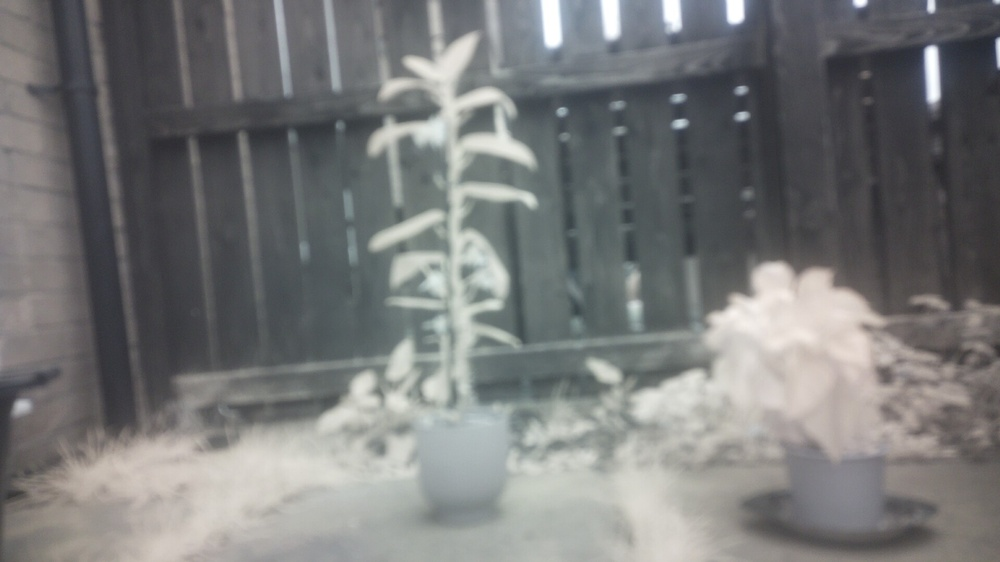
#> input picture blue_filter1.jpg, 1000 x 562 px, shrunk from 1920 x 1080 before the run
$ python AWB.py
#> lines starting #> are read from the running program, lines starting #| are printed output that depends on the picture; after the words box and inside, x2 and y2 are one past the last pixel; in counts of white or black regions, pixels touching at a corner belong together
# Program: draw_Boxes.py
# Author:
# Module:
# Email:
# Student Number:
# -----------------------------------------------------------------------------------------------------------------------------
# Code
import cv2
import numpy as np

def salvage_image(input_path, output_box_path, output_mask_path):
#> called with input_path = 'blue_filter1.jpg', output_box_path = 'salvaged_box1.jpg', output_mask_path = 'salvaged_mask1.jpg'
    print(f"Salvaging data for: {input_path}...")

    #Load original colour image and greyscale NDVI image
    img = cv2.imread(input_path)
#> img is the input picture: shape (562, 1000, 3); mean B, G, R 121.2, 121.3, 120.3
    if img is None:
        print(f"Failed to load {input_path}")
        return
    b, g, r = cv2.split(img)
    r = r.astype(float)
    b = b.astype(float)

    numerator = r - b
    denominator = (r + b) + 1e-5
    ndvi = numerator / denominator

    #Normalise to 0-255 range
    ndvi_base = ((ndvi + 1) / 2) * 255
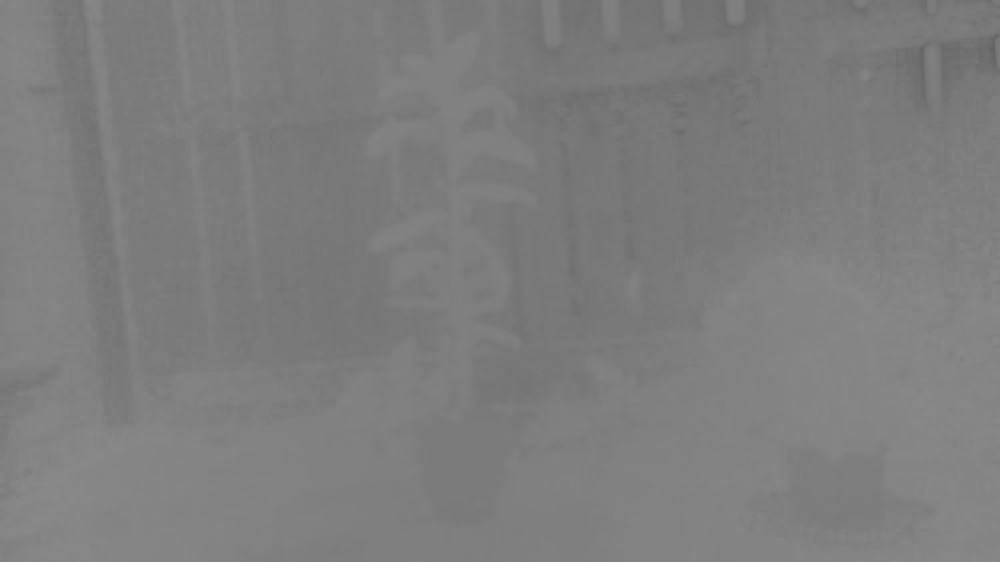
#> ndvi_base: shape (562, 1000) float64; min 97.9, max 138.2, mean 126.1
    ndvi_8bit = ndvi_base.astype(np.uint8)

    #Min-Max Contrast Stretching to remove auto white balance
    ndvi_stretched = cv2.normalize(ndvi_8bit, None, 0, 255, cv2.NORM_MINMAX)

    #Thresholding
    #Set 140 to be baselibe threshold for "alive plant"
    #Above 140 means set to 255 white and thr rest is 0 black.
    _, mask = cv2.threshold(ndvi_stretched, 200, 255, cv2.THRESH_BINARY)
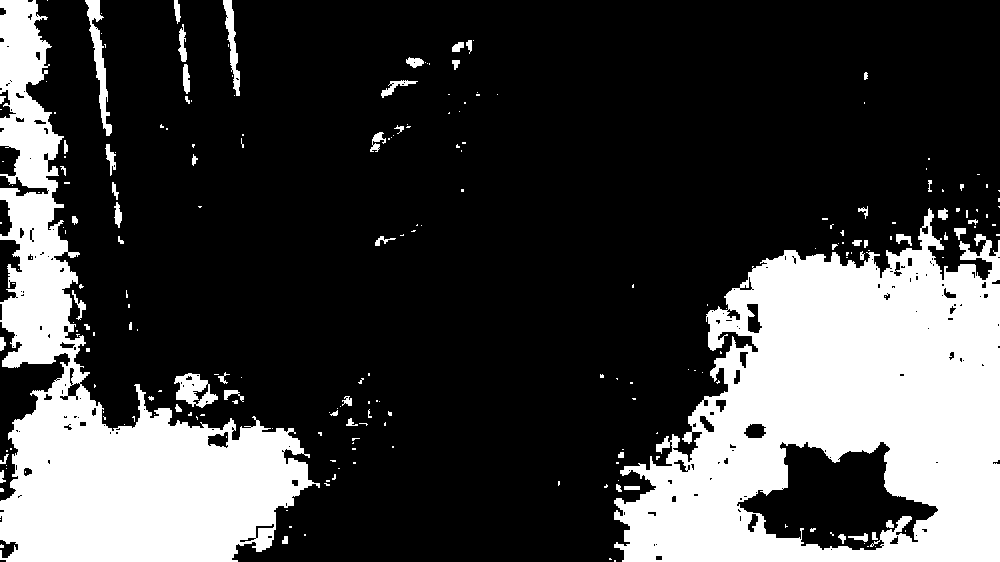
#> mask: shape (562, 1000); 26.1% white; 229 white regions (170 under 20 px)

    #Save the stretched mask so you can see the magic!
    cv2.imwrite(output_mask_path, mask)

    #Find Contours which is outline of the whiteshape in mask
    contours, _ = cv2.findContours(mask, cv2.RETR_EXTERNAL, cv2.CHAIN_APPROX_SIMPLE)
#> contours = 214 contours, 174 with area under 20; largest, box (x1, y1, x2, y2) and area: (614, 208, 1000, 562) 94384, (0, 0, 320, 562) 57256, (85, 0, 112, 136) 945, (174, 373, 218, 408) 884, (223, 0, 240, 96) 542
    total_area = img.shape[0] * img.shape[1]
#> total_area = 562000
    numberOfPlant = 0

    for count in contours:
        area = cv2.contourArea(count)

        # Filter noise and giant background boxes
        if 500 < area < (total_area * 0.8):
            x, y, w, h = cv2.boundingRect(count)
            aspectRatio = float(h) / float(w)

            if aspectRatio < 3.0:
                cv2.rectangle(img, (x, y), (x + w, y + h), (0, 255, 0), 3)
                cv2.putText(img, "Healthy Plant", (x, y - 10), cv2.FONT_HERSHEY_SIMPLEX, 0.6, (0, 255, 0), 2)
                numberOfPlant += 1
#> this loop made 214 passes
#> (area, x, y, w, h, aspectRatio) on passes 74, 137, 210, 212, 214: (884.5, 174, 373, 44, 35, 0.795), (94384, 614, 208, 386, 354, 0.917), (541.5, 223, 0, 17, 96, 5.65), (945, 85, 0, 27, 136, 5.04), (57255.5, 0, 0, 320, 562, 1.76)
#> area on passes 4, 11, 18, 26, 27, 41: 27.5, 22, 30.5, 21, 21.5, 28
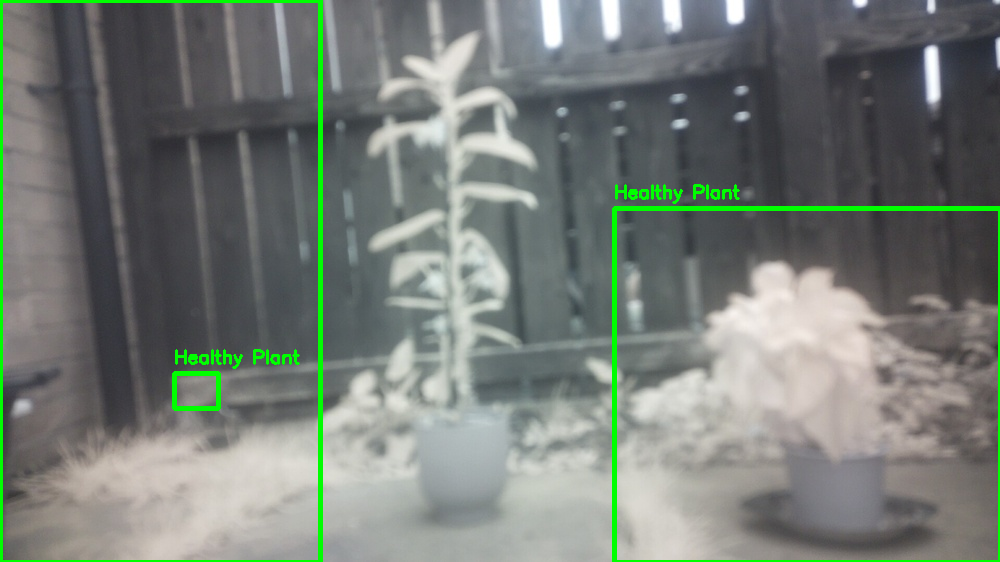
#> img: shape (562, 1000, 3); mean B, G, R 118.5, 124.9, 117.7
#> after the loop, numberOfPlant = 3

    cv2.imwrite(output_box_path, img)
    print(f"Found {numberOfPlant} plants. Saved to {output_box_path}\n")
#| Found 3 plants. Saved to salvaged_box1.jpg

#Output salvaged images after removed AWB from them
salvage_image("blue_filter1.jpg", "salvaged_box1.jpg", "salvaged_mask1.jpg")
salvage_image("blue_filter2.jpg", "salvaged_box2.jpg", "salvaged_mask2.jpg")
#> call 2 of salvage_image, with input_path = 'blue_filter2.jpg', output_box_path = 'salvaged_box2.jpg', output_mask_path = 'salvaged_mask2.jpg'
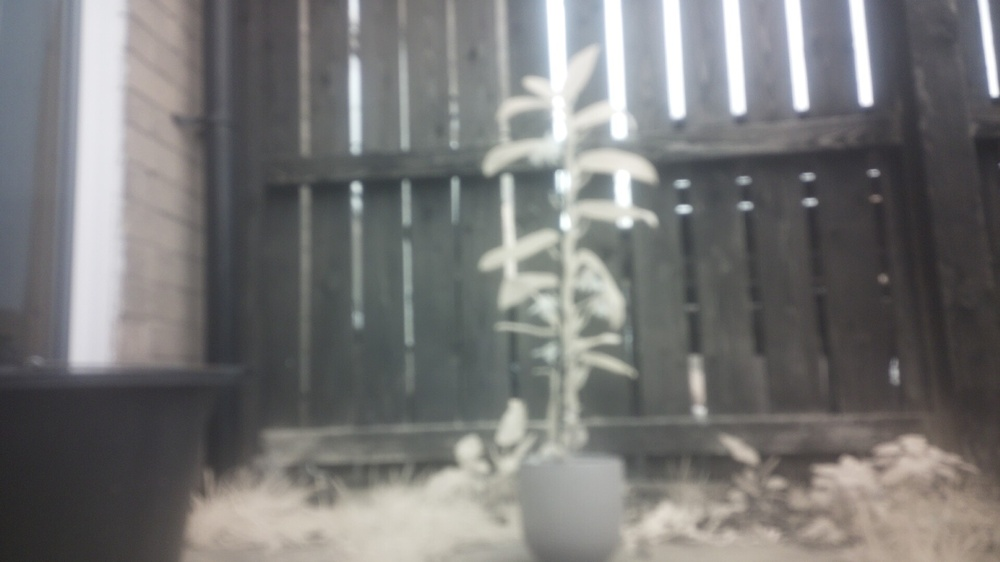
#> input picture blue_filter2.jpg, 1000 x 562 px, shrunk from 1920 x 1080 before the run
#> in salvage_image, img is the input picture: shape (562, 1000, 3); mean B, G, R 118.1, 118.8, 119.1
#> in salvage_image (call 2), `denominator = (r + b) + 1e-5`:
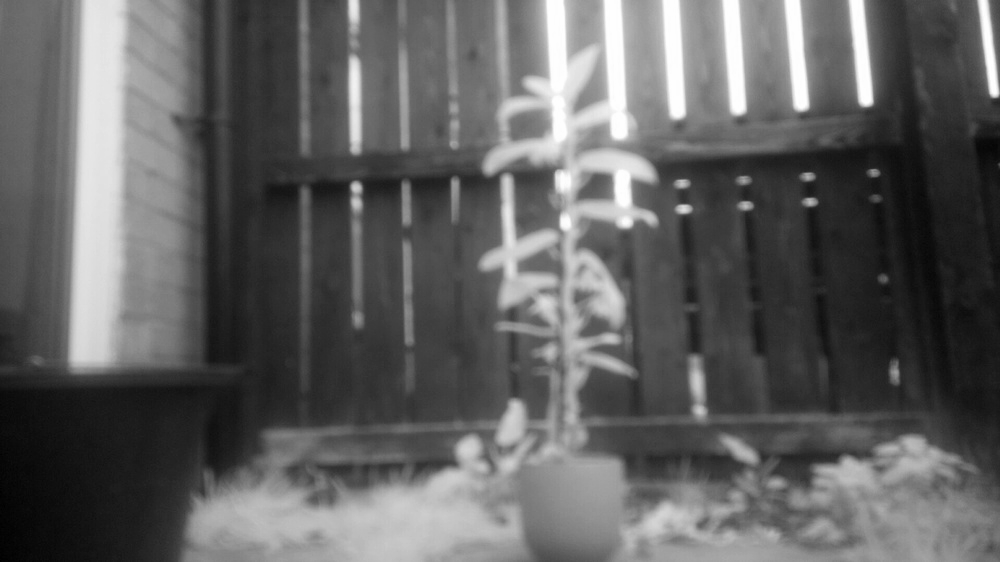
#> denominator: shape (562, 1000) float64; min 68, max 510, mean 237.3; drawn with min black and max white
#> in salvage_image (call 2), `ndvi = numerator / denominator`:
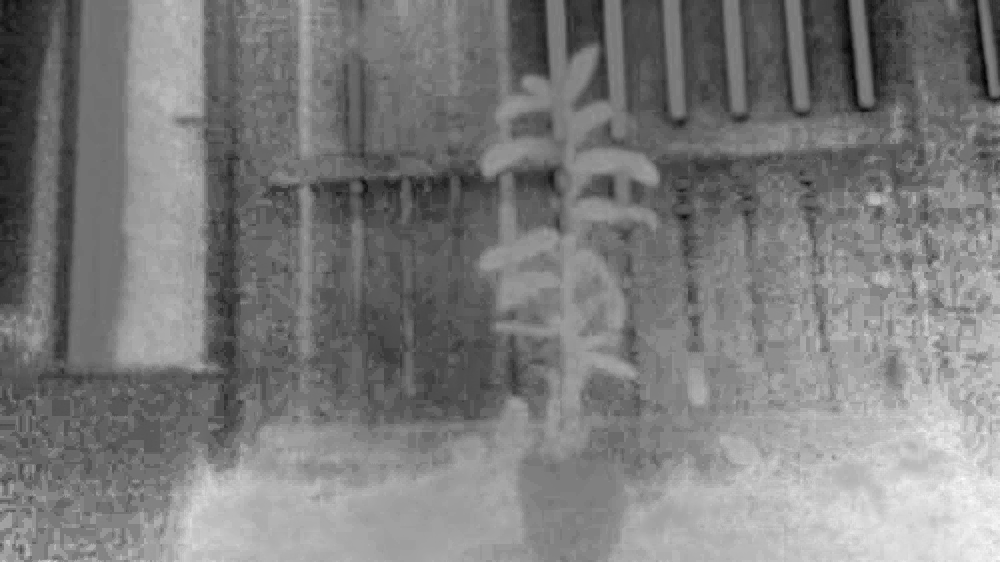
#> ndvi: shape (562, 1000) float64; min -0.126, max 0.135, mean 0.00148; drawn with min black and max white
#> in salvage_image (call 2), `_, mask = cv2.threshold(ndvi_stretched, 200, 255, cv2.THRESH_BINARY)`:
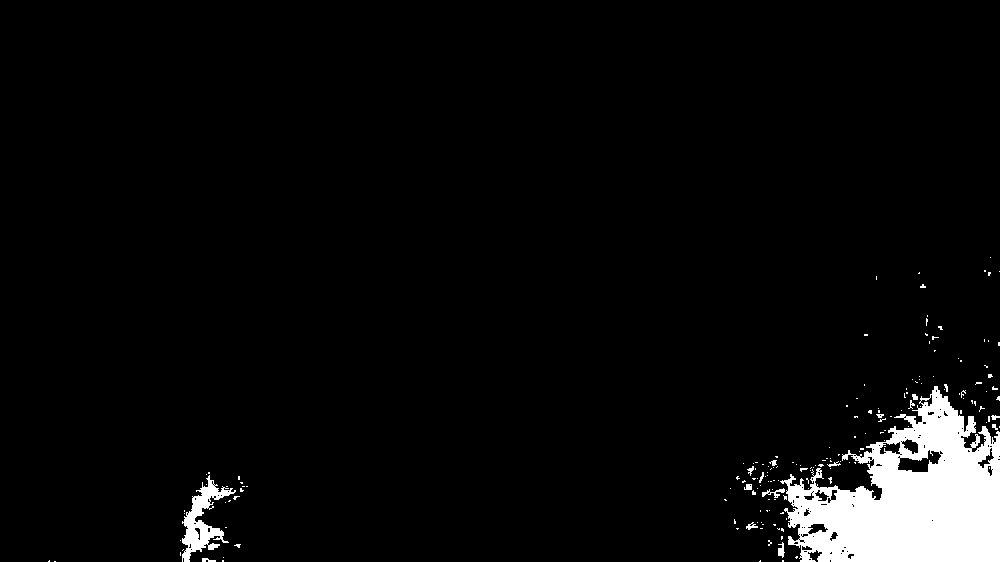
#> mask: shape (562, 1000); 4.5% white; 178 white regions (161 under 20 px)
#> in salvage_image (call 2), `contours, _ = cv2.findContours(mask, cv2.RETR_EXTERNAL, cv2.CHAIN_APPR..`: contours = 176 contours, 169 with area under 20; largest, box (x1, y1, x2, y2) and area: (780, 386, 1000, 562) 23340, (182, 475, 236, 562) 1490, (762, 488, 785, 498) 55, (778, 542, 785, 558) 45, (746, 522, 758, 530) 30, (744, 484, 752, 490) 26, (202, 558, 216, 562) 20
#> the loop in salvage_image (call 2), `for count in contours:` made 176 passes
#> (area, x, y, w, h, aspectRatio, numberOfPlant) on passes 68, 145: (1490.5, 182, 475, 54, 87, 1.61, 1), (23340.5, 780, 386, 220, 176, 0.8, 2)
#> area on passes 6, 12, 25, 44, 52: 20, 45, 30.5, 55, 26
#> after the loop in salvage_image (call 2), `for count in contours:`: numberOfPlant = 2
#| Found 2 plants. Saved to salvaged_box2.jpg
salvage_image("blue_filter3.jpg", "salvaged_box3.jpg", "salvaged_mask3.jpg")
